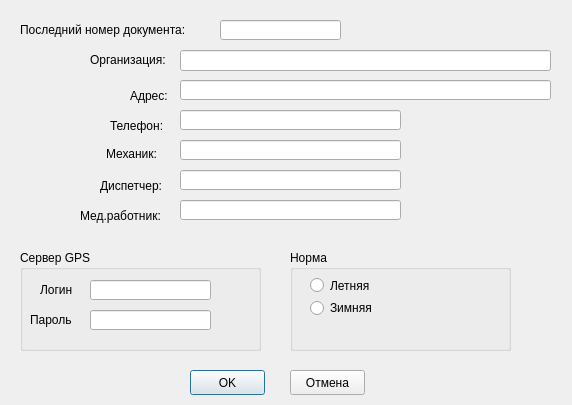
<?xml version="1.0" encoding="UTF-8"?>
<ui version="4.0">
 <class>unit_13</class>
 <widget class="QDialog" name="unit_13">
  <property name="geometry">
   <rect>
    <x>0</x>
    <y>0</y>
    <width>572</width>
    <height>405</height>
   </rect>
  </property>
  <property name="windowTitle">
   <string>Настройки</string>
  </property>
  <property name="windowIcon">
   <iconset>
    <normaloff>bmp/18.bmp</normaloff>bmp/18.bmp</iconset>
  </property>
  <widget class="QLineEdit" name="lineEdit">
   <property name="geometry">
    <rect>
     <x>220</x>
     <y>20</y>
     <width>121</width>
     <height>20</height>
    </rect>
   </property>
  </widget>
  <widget class="QLabel" name="label_2">
   <property name="geometry">
    <rect>
     <x>90</x>
     <y>50</y>
     <width>91</width>
     <height>20</height>
    </rect>
   </property>
   <property name="text">
    <string>Организация:</string>
   </property>
  </widget>
  <widget class="QLabel" name="label_3">
   <property name="geometry">
    <rect>
     <x>130</x>
     <y>86</y>
     <width>41</width>
     <height>20</height>
    </rect>
   </property>
   <property name="text">
    <string>Адрес:</string>
   </property>
  </widget>
  <widget class="QLabel" name="label_4">
   <property name="geometry">
    <rect>
     <x>110</x>
     <y>110</y>
     <width>61</width>
     <height>31</height>
    </rect>
   </property>
   <property name="text">
    <string>Телефон:</string>
   </property>
  </widget>
  <widget class="QLabel" name="label_5">
   <property name="geometry">
    <rect>
     <x>106</x>
     <y>143</y>
     <width>61</width>
     <height>21</height>
    </rect>
   </property>
   <property name="text">
    <string>Механик:</string>
   </property>
  </widget>
  <widget class="QLabel" name="label_6">
   <property name="geometry">
    <rect>
     <x>100</x>
     <y>170</y>
     <width>71</width>
     <height>31</height>
    </rect>
   </property>
   <property name="text">
    <string>Диспетчер:</string>
   </property>
  </widget>
  <widget class="QLabel" name="label_7">
   <property name="geometry">
    <rect>
     <x>80</x>
     <y>200</y>
     <width>91</width>
     <height>31</height>
    </rect>
   </property>
   <property name="text">
    <string>Мед.работник:</string>
   </property>
  </widget>
  <widget class="QLineEdit" name="lineEdit_2">
   <property name="geometry">
    <rect>
     <x>180</x>
     <y>50</y>
     <width>371</width>
     <height>21</height>
    </rect>
   </property>
  </widget>
  <widget class="QLineEdit" name="lineEdit_3">
   <property name="geometry">
    <rect>
     <x>180</x>
     <y>80</y>
     <width>371</width>
     <height>20</height>
    </rect>
   </property>
  </widget>
  <widget class="QLineEdit" name="lineEdit_4">
   <property name="geometry">
    <rect>
     <x>180</x>
     <y>110</y>
     <width>221</width>
     <height>20</height>
    </rect>
   </property>
  </widget>
  <widget class="QLineEdit" name="lineEdit_5">
   <property name="geometry">
    <rect>
     <x>180</x>
     <y>140</y>
     <width>221</width>
     <height>20</height>
    </rect>
   </property>
  </widget>
  <widget class="QLineEdit" name="lineEdit_6">
   <property name="geometry">
    <rect>
     <x>180</x>
     <y>170</y>
     <width>221</width>
     <height>20</height>
    </rect>
   </property>
  </widget>
  <widget class="QLineEdit" name="lineEdit_7">
   <property name="geometry">
    <rect>
     <x>180</x>
     <y>200</y>
     <width>221</width>
     <height>20</height>
    </rect>
   </property>
  </widget>
  <widget class="QGroupBox" name="groupBox">
   <property name="geometry">
    <rect>
     <x>20</x>
     <y>250</y>
     <width>241</width>
     <height>101</height>
    </rect>
   </property>
   <property name="title">
    <string>Сервер GPS</string>
   </property>
   <widget class="QLabel" name="label_8">
    <property name="geometry">
     <rect>
      <x>20</x>
      <y>30</y>
      <width>41</width>
      <height>20</height>
     </rect>
    </property>
    <property name="text">
     <string>Логин</string>
    </property>
   </widget>
   <widget class="QLabel" name="label_9">
    <property name="geometry">
     <rect>
      <x>10</x>
      <y>60</y>
      <width>51</width>
      <height>20</height>
     </rect>
    </property>
    <property name="text">
     <string>Пароль</string>
    </property>
   </widget>
   <widget class="QLineEdit" name="lineEdit_8">
    <property name="geometry">
     <rect>
      <x>70</x>
      <y>30</y>
      <width>121</width>
      <height>20</height>
     </rect>
    </property>
   </widget>
   <widget class="QLineEdit" name="lineEdit_9">
    <property name="geometry">
     <rect>
      <x>70</x>
      <y>60</y>
      <width>121</width>
      <height>20</height>
     </rect>
    </property>
   </widget>
  </widget>
  <widget class="QGroupBox" name="groupBox_2">
   <property name="geometry">
    <rect>
     <x>290</x>
     <y>250</y>
     <width>221</width>
     <height>101</height>
    </rect>
   </property>
   <property name="title">
    <string>Норма</string>
   </property>
   <widget class="QRadioButton" name="radioButton">
    <property name="geometry">
     <rect>
      <x>20</x>
      <y>20</y>
      <width>82</width>
      <height>31</height>
     </rect>
    </property>
    <property name="text">
     <string>Летняя</string>
    </property>
   </widget>
   <widget class="QRadioButton" name="radioButton_2">
    <property name="geometry">
     <rect>
      <x>20</x>
      <y>50</y>
      <width>82</width>
      <height>16</height>
     </rect>
    </property>
    <property name="text">
     <string>Зимняя</string>
    </property>
   </widget>
  </widget>
  <widget class="QLabel" name="label">
   <property name="geometry">
    <rect>
     <x>20</x>
     <y>20</y>
     <width>201</width>
     <height>20</height>
    </rect>
   </property>
   <property name="font">
    <font>
     <family>MS Shell Dlg 2</family>
    </font>
   </property>
   <property name="text">
    <string>Последний номер документа:</string>
   </property>
  </widget>
  <widget class="QPushButton" name="pushButton">
   <property name="geometry">
    <rect>
     <x>190</x>
     <y>370</y>
     <width>75</width>
     <height>25</height>
    </rect>
   </property>
   <property name="text">
    <string>OK</string>
   </property>
   <property name="icon">
    <iconset>
     <normaloff>bmp/124.bmp</normaloff>bmp/124.bmp</iconset>
   </property>
  </widget>
  <widget class="QPushButton" name="pushButton_2">
   <property name="geometry">
    <rect>
     <x>290</x>
     <y>370</y>
     <width>75</width>
     <height>25</height>
    </rect>
   </property>
   <property name="text">
    <string>Отмена</string>
   </property>
   <property name="icon">
    <iconset>
     <normaloff>bmp/111.bmp</normaloff>bmp/111.bmp</iconset>
   </property>
  </widget>
 </widget>
 <resources/>
 <connections/>
</ui>
